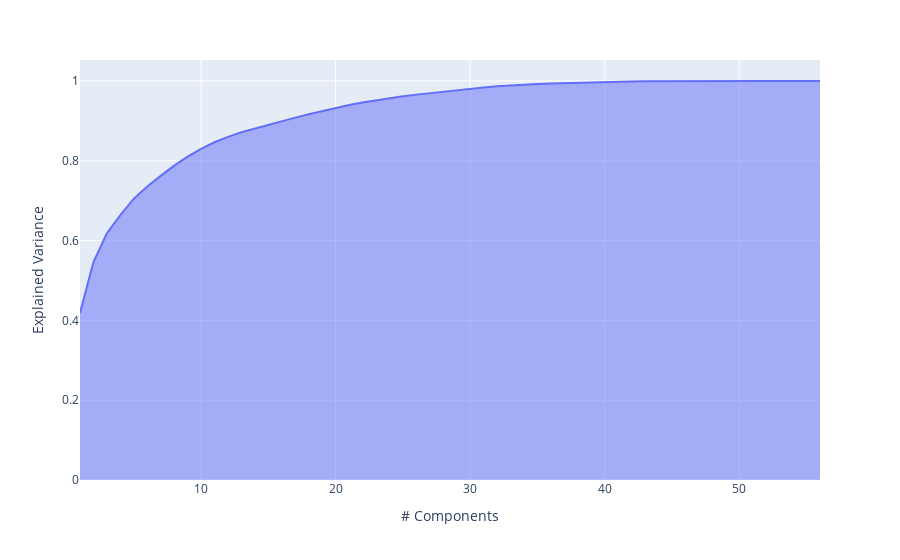

The notebook cell this image was saved under:
### Markdown cell above
For using PCA data should be scaled. There are different instruments for scaling. StandardScaler is very useful if data has a gaussian distribution. Using Normalization (row scaling) or MinMaxScaler (column scaler) is useful when data has varying scales and the algorithm does not make assumptions about the distribution. MinMaxScaler is a good technique when we did not know about the distribution of data or when we know the distribution is not gaussian.

### Code cell
# the code from https://plotly.com/python/pca-visualization/
scaler = MinMaxScaler()
attributes_scaled = scaler.fit_transform(attributes.to_numpy())
attributes_scaled = pd.DataFrame(attributes_scaled, index=attributes.index, columns=attributes.columns)
pca = PCA()
pca.fit(attributes_scaled)
exp_var_cumul = np.cumsum(pca.explained_variance_ratio_)
px.area(
    x=range(1, exp_var_cumul.shape[0] + 1), y=exp_var_cumul, labels={"x": "# Components", "y": "Explained Variance"})

### Figure 1 — Plotly figure (JSON) as saved in the notebook; plotly's stock layout.template omitted (floating-point values rounded to 4 significant figures)
{"data": [{"fillpattern": {"shape": ""}, "hovertemplate": "# Components=%{x}<br>Explained Variance=%{y}<extra></extra>", "legendgroup": "", "line": {"color": "#636efa"}, "marker": {"symbol": "circle"}, "mode": "lines", "name": "", "orientation": "v", "showlegend": false, "stackgroup": "1", "type": "scatter", "x": [1, 2, 3, 4, 5, 6, 7, 8, 9, 10, 11, 12, 13, 14, 15, 16, 17, 18, 19, 20, 21, 22, 23, 24, 25, 26, 27, 28, 29, 30, 31, 32, 33, 34, 35, 36, 37, 38, 39, 40, 41, 42, 43, 44, 45, 46, 47, 48, 49, 50, 51, 52, 53, 54, 55, 56], "xaxis": "x", "y": [0.4185, 0.5462, 0.6185, 0.6638, 0.7051, 0.7354, 0.7622, 0.7878, 0.8106, 0.83, 0.8465, 0.8601, 0.8714, 0.881, 0.8903, 0.8993, 0.9082, 0.9166, 0.925, 0.9333, 0.94, 0.946, 0.9516, 0.9569, 0.9618, 0.9659, 0.9697, 0.9735, 0.9771, 0.9806, 0.9839, 0.9867, 0.989, 0.991, 0.9924, 0.9936, 0.9947, 0.9958, 0.9968, 0.9977, 0.9985, 0.999, 0.9994, 0.9996, 0.9998, 0.9999, 1.0, 1.0, 1.0, 1.0, 1.0, 1.0, 1.0, 1.0, 1.0, 1.0], "yaxis": "y"}], "layout": {"legend": {"tracegroupgap": 0}, "margin": {"t": 60}, "xaxis": {"anchor": "y", "domain": [0, 1], "title": {"text": "# Components"}}, "yaxis": {"anchor": "x", "domain": [0, 1], "title": {"text": "Explained Variance"}}}}
